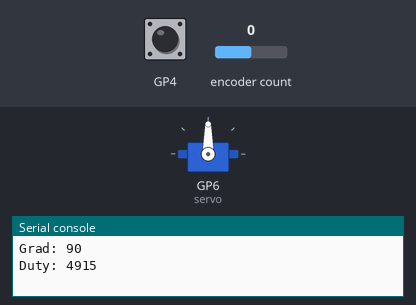
The program below on a simulated Raspberry Pi Pico running MicroPython. Parts: servo, the last lines printed to the serial console. Inputs (shaded band) come from the test bench; at power-on: encoder count 0, GP4 HIGH. Servo angles are drawn from the pulse width (0.5 ms = 0°, 2.5 ms = 180°).

Above: at 1.2 s.
1.3 s: encoder count set to -1
At 2.5 s:
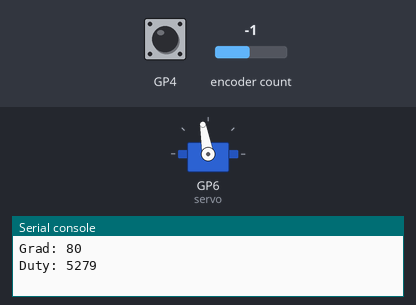
34.0 s: encoder count set to 3
At 35.5 s:
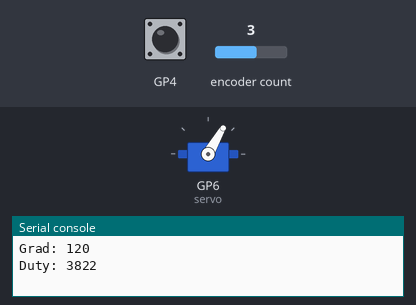
66.7 s: encoder count set to 4
At 67.8 s:
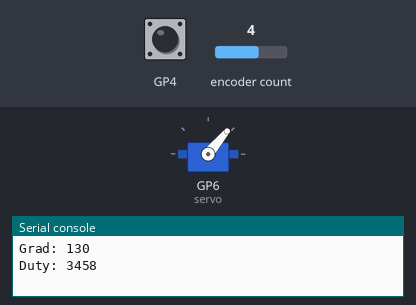
Timing chart, 0 to 69.7 s (numbered marks = the images above; inputs shaded):
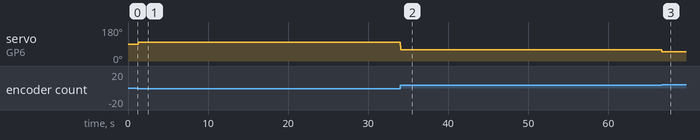

Measured:
- after the input at 1.3 s, servo on GP6 (servo): 90° → 100° at once
- after the input at 34.0 s, servo on GP6 (servo): 100° → 60° at once
- after the input at 66.7 s, servo on GP6 (servo): 60° → 50° at once

The program:

PB-09-7-20-Demo_Servo_mit_RotaryDecoder.py
```python
# Bibliotheken laden
from machine import Pin, PWM
from rotary import Rotary
import time

# GPIO für Steuersignal
servo_pin = 6

# GPIOs zum Rotary Encoder
pin_dt = 2
pin_clk = 3
pin_sw = 4

# Wert für 0 Grad
valueMin = 0

# Wert für 180 Grad
valueMax = 180

# Position in Grad
value = 90

# Positionsänderung in Grad
step = 10

# Initialiserung Rotary Encoder
rotary = Rotary(pin_dt, pin_clk, pin_sw)

# Initialisierung PWM-Signal
servo = PWM(Pin(servo_pin))
servo.freq(50)

# Funktion
def rotary_changed(change):
    global value, valueMin, valueMax, step
    if change == Rotary.ROT_CW:
        value = value + step
        print('Rechts')
    elif change == Rotary.ROT_CCW:
        value = value - step
        print('Links')
    # Begrenzung des Wertebereichs
    if value < valueMin: value = valueMin
    if value > valueMax: value = valueMax
    servo_control(value)

# Funktion: Servo steuern
def servo_control(value, minDuty=1638, maxDuty=8192):
    # Tastverhältnis berechnen
    newDuty = int(maxDuty - (value - valueMin) * (maxDuty - minDuty) / (valueMax - valueMin) )
    # Datenausgabe
    print('Grad:', value)
    print('Duty:', newDuty)
    print()
    # PWM-Signal ändern
    servo.duty_u16(newDuty)

# Hauptprogramm
print('STRG + C zum Benden')
print()

try:
    # Grundposition
    servo_control(value)
    # Wenn der Encoder bedient wird
    rotary.add_handler(rotary_changed)
    # Wiederholung (damit das Programm weiterläuft)
    while True:
        time.sleep(1)
except (KeyboardInterrupt):
    pass
finally:
    servo.deinit()
    print('Beendet')

"""
Das vorliegende MicroPython-Programm steuert ebenfalls einen Servo-Motor
mit einem Rotary Encoder, aber es verwendet eine andere Methode zur Berechnung
und Anpassung der Servo-Positionen über das PWM-Signal. Hier sind die
Hauptunterschiede im Vergleich zum vorherigen Programm:

    Servo-Steuerungsmethode:
        Im vorherigen Programm werden feste PWM-Werte für verschiedene
        Positionen des Servo-Motors definiert und direkt in den Code eingefügt.
        Im aktuellen Programm wird eine Funktion servo_control definiert, um
        das PWM-Signal basierend auf dem aktuellen Wert (Grad) zu berechnen
        und anzupassen. Diese Funktion verwendet eine lineare Interpolation
        zwischen einem minimalen und einem maximalen PWM-Wert, um den
        Duty Cycle des PWM-Signals zu berechnen, der die aktuelle Position
        des Servo-Motors repräsentiert.

    Rotary Encoder Handling:
        Im vorherigen Programm wird der Rotary Encoder verwendet, um die
        PWM-Geschwindigkeit anzupassen, während die Position des Servo-Motors
        direkt im Code festgelegt ist.
        Im aktuellen Programm wird der Rotary Encoder verwendet, um die Position
        des Servo-Motors direkt zu steuern. Jede Drehung des Encoders ändert
        den Gradwert, der dann zur Berechnung des entsprechenden PWM-Duty-Cycles
        verwendet wird.

    Anpassung der Servo-Position:
        Im vorherigen Programm werden die Positionen des Servo-Motors direkt
        durch feste PWM-Werte für verschiedene Winkel definiert.
        Im aktuellen Programm können die Servo-Positionen durch die Benutzung
        des Rotary Encoders kontinuierlich und in kleinen Schritten (10 Grad)
        angepasst werden. Dies ermöglicht eine feinere Steuerung und Einstellung
        der Servo-Position.

    Programmausführung:
        Beide Programme enthalten eine Endlosschleife, die durch eine
        Tastaturunterbrechung (Strg + C) beendet werden kann.
        Im aktuellen Programm wird die Position des Servo-Motors kontinuierlich
        überwacht und angepasst, solange das Programm läuft, während im vorherigen
        Programm der Servo-Motor in vordefinierten Positionen bewegt wird und das
        Programm dann endet.

Insgesamt ermöglicht das aktuelle Programm eine dynamische und präzise Steuerung
der Servo-Positionen über den Rotary Encoder, während das vorherige Programm eine
einfache Sequenz von vordefinierten Positionen abarbeitet. Die Wahl zwischen den
beiden hängt von den Anforderungen des Projekts und der gewünschten
Steuerungspräzision ab.

"""
```
